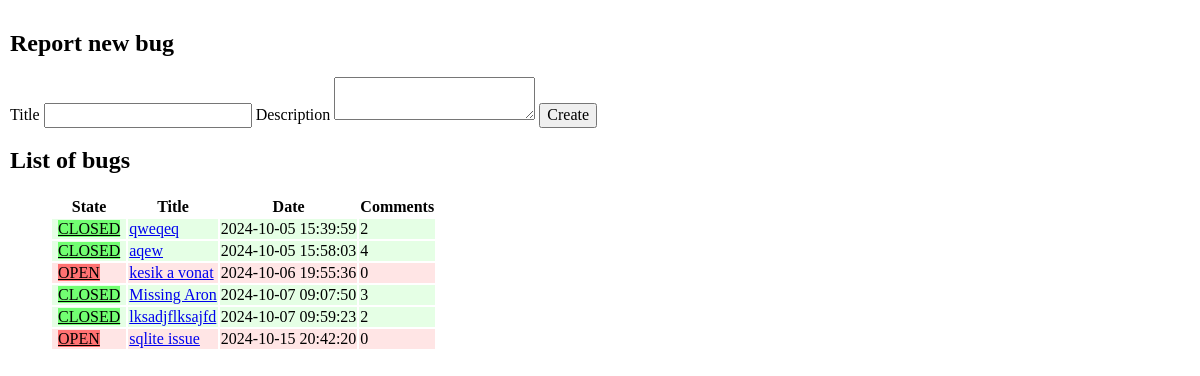
The page / on the database its author committed.
### tables this page shows
CREATE TABLE bugs (
    id INTEGER PRIMARY KEY AUTOINCREMENT,
    title TEXT NOT NULL,
    description TEXT,
    solution INTEGER,
    creation_date TEXT NOT NULL,
    FOREIGN KEY (solution) REFERENCES comments(id)
);

### app.py (the view)
@app.get("/")
def main_page():
    return render_template(MAINPAGE_TEMPLATE, bugs=DB.load_bug_list())

### DB2.py (called while the page is built)
def connection():
    global __connection
    if __connection is None:
        __connection = sqlite3.connect(DATABASE_FILE)
        __connection.row_factory = sqlite3.Row
    return __connection

def load_bug_list() -> list[dict]:
    bug_list = connection().execute("SELECT * FROM bugs").fetchall()
    return [
        {
            **{key : bug[key] for key in ["title", "description", "id", "creation_date"]},
            "open" : bug["solution"] is None,
            "comments" : connection().execute("SELECT * FROM comments WHERE bug = ?", (bug["id"],)).fetchall()
        }
        for bug in bug_list
    ]

### templates/mainpage.html (shortened to what this page needs)
{% extends "default.html" %}
{% block content %}
    <div class="row">
        <div class="column column-33">{% include "new_bug_form.j2" %}</div>
        <div class="column column-66">{% include "bug_list.j2" %}</div>
    </div>
{% endblock %}

### templates/bug_list.j2
<h2>List of bugs</h2>
<ul>
    <table class="buglist">
        <thead>
            <th>State</th>
            <th>Title</th>
            <th>Date</th>
            <th>Comments</th>
        </thead>
        <tbody>
        {% for bug in bugs %}
            {% if bug.open %}
                {% set state = "open" %}
            {% else %}
                {% set state = "closed" %}
            {% endif %}
            <tr class = "{{state}}">
                {% set url = url_for('bug_detail', id = bug.id) %}
                <td><a class="button button-outline {{state}}" href="{{url}}">{{state|upper}}</a></td>
                <td><a href="{{ url }}">{{ bug.title }}</a></td>
                <td>{{ bug.creation_date }}</td>
                <td>{{ bug.comments | length }}</td>
            </tr>
        {% endfor %}
        </tbody>
    </table>
</ul>

### static/custom.css (style rules this page uses)
table.buglist tr.open { background-color: rgba(255, 0, 0, 0.1); }
table.buglist tr.closed { background-color:rgba(0, 255, 0, 0.1); }
table.buglist a.button { margin: 5px; color: black; width: 100%; }
table.buglist a.button.open { background-color: rgba(255, 0, 0, 0.5); }
table.buglist a.button.closed { background-color: rgba(0, 255, 0, 0.5); }

### rows shown on the page
bugs: state "CLOSED", title "qweqeq", creation_date "2024-10-05 15:39:59", comments|length "2"
bugs: state "CLOSED", title "aqew", creation_date "2024-10-05 15:58:03", comments|length "4"
bugs: state "OPEN", title "kesik a vonat", creation_date "2024-10-06 19:55:36", comments|length "0"
bugs: state "CLOSED", title "Missing Aron", creation_date "2024-10-07 09:07:50", comments|length "3"
bugs: state "CLOSED", title "lksadjflksajfd", creation_date "2024-10-07 09:59:23", comments|length "2"
bugs: state "OPEN", title "sqlite issue", creation_date "2024-10-15 20:42:20", comments|length "0"
